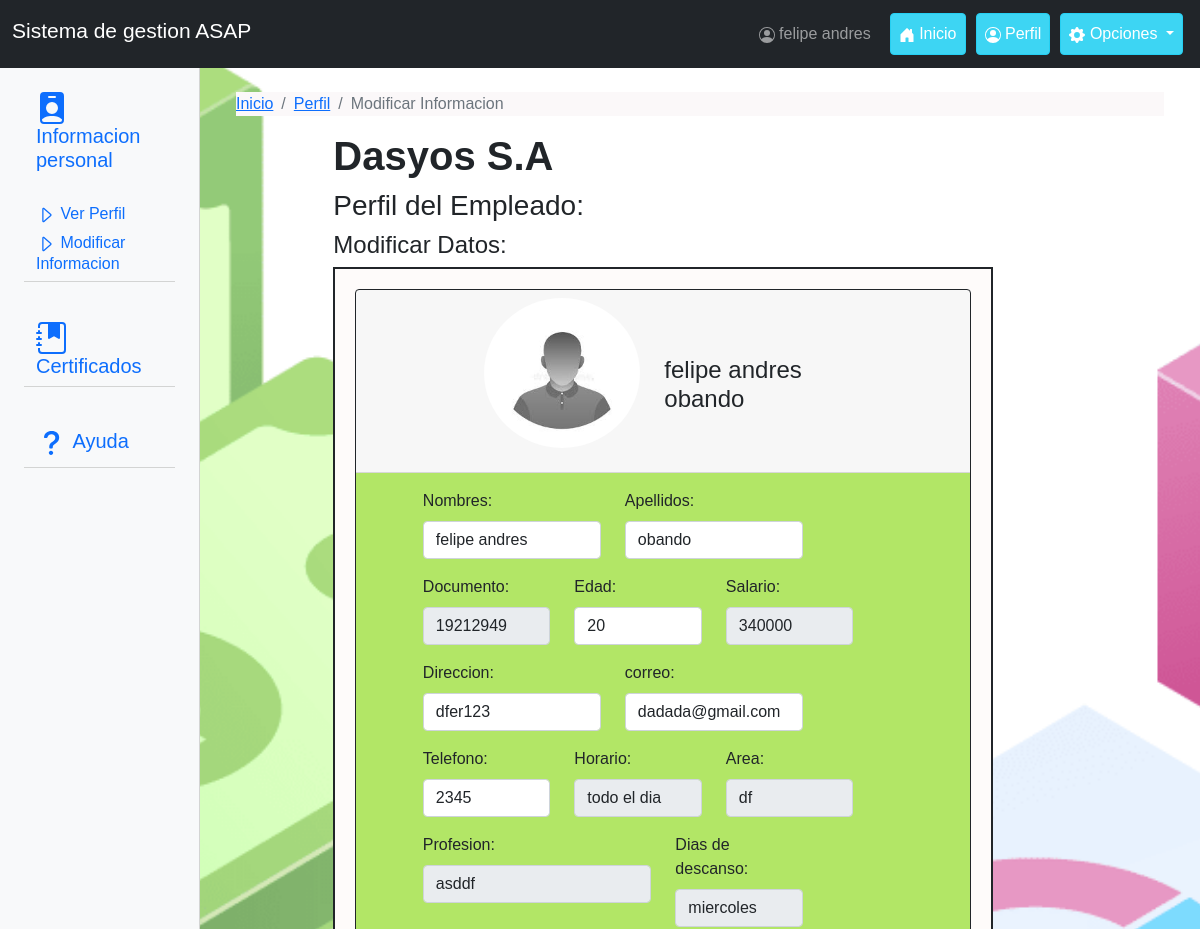
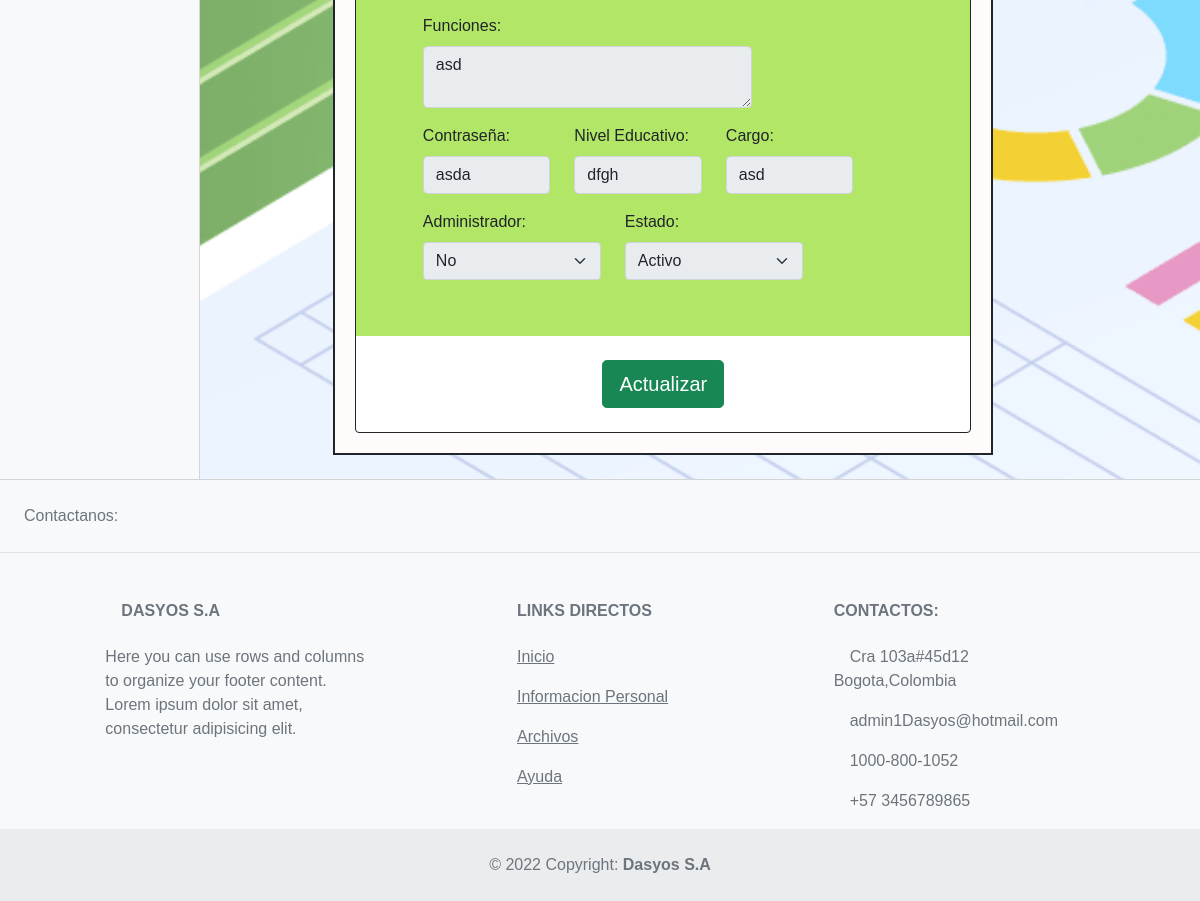
Screenshot of /usuario/Vista/perfil_mod.php (signed in) with the database file from the repository (2 pictures, top to bottom).
### tables this page shows
CREATE TABLE `empleado` (
  `id_empleado` int(11) NOT NULL AUTO_INCREMENT,
  `Nombre_emp` varchar(30) NOT NULL,
  `Apellido_emp` varchar(30) NOT NULL,
  `Documento_emp` varchar(15) NOT NULL,
  `Edad_emp` int(11) NOT NULL,
  `Salario_emp` int(11) NOT NULL,
  `Direccion_emp` varchar(30) NOT NULL,
  `Correo_emp` varchar(30) NOT NULL,
  `Telefono_emp` varchar(15) NOT NULL,
  `Horario_emp` varchar(20) NOT NULL,
  `Estado_emp` enum('activo','inactivo') NOT NULL,
  `Cargo_emp` varchar(40) NOT NULL,
  `Area_emp` varchar(20) NOT NULL,
  `Funciones_emp` text NOT NULL,
  `Profesion_emp` text NOT NULL,
  `Diasdes_emp` varchar(30) NOT NULL,
  `Contraseña_usuario` varchar(20) NOT NULL,
  `NivelEducativo_emp` varchar(50) NOT NULL,
  `FechaAfiliacion_emp` date NOT NULL,
  `Admin` enum('si','no') NOT NULL,
  PRIMARY KEY (`id_empleado`),
  UNIQUE KEY `Documento_emp` (`Documento_emp`)
);

### usuario/Vista/perfil_mod.php (the view, shortened to what this page needs)
<?php
$objCon = Conexion();
$sql = "select * from empleado where Documento_emp='$_SESSION[user]'";
$res = $objCon->query($sql);
$emp = $res->fetch_object();
?>
<!DOCTYPE html>
<html lang="es">
<head>
	<link href="../../css/Estilos.css" rel="stylesheet" type="text/css">
	<link href="https://cdn.jsdelivr.net/npm/bootstrap@5.1.3/dist/css/bootstrap.min.css" rel="stylesheet">
</head>
<body>
	<header>
		<nav class="navbar navbar-expand-lg navbar-dark static-top bg-dark">
			<div class="container-fluid">
				<div class="navbar-header">
					<a id="Barra" href="index.php" class="navbar-brand me-auto">
						<h4><small>Sistema de gestion ASAP</small></h4>
					</a>
				</div>
				<div class="collapse navbar-collapse justify-content-end" id="navbr">
					<ul class="nav navbar-nav">
						<li class="nav-item">
							<a href="perfil.php" class="btn btn-default boton nav-link">
								<span>
								</span>
								<?php echo $emp->Nombre_emp ?>
							</a>
						</li>
						<li class="nav-item">
							<a href="index.php" class="btn btn-info boton nav-link active">
								<span>
								</span>
								Inicio
							</a>
						</li>
						<li class="nav-item">
							<a href="perfil.php" class="btn btn-info boton nav-link active">
								<span>
								</span>
								Perfil
							</a>
						</li>
						<li class="nav-item dropdown">
							<a href="#" class="btn btn-info boton nav-link dropdown-toggle active" data-bs-toggle="dropdown">
								<span>
								</span>
								Opciones
							</a>
						</li>
					</ul>
				</div>
			</div>
		</nav>
	</header>
	<section class="container-fluid bg-light">
		<div class="main row">
			<aside class="col-xs-12 col-sm-2 col-md-3 col-lg-3 col-xl-2" style="border-right:1px solid #D3D4D3">
				<div class="container-fluid">
					<div class="row">
						<div class="mb-3 d-none d-md-block" style="border-bottom:1px solid #D3D4D3">
							<br />
							<a href="#seccion" class="links" style="padding:0px;" data-bs-toggle="collapse">
								<h5>
									<span>
									</span>
									Informacion personal
								</h5>
							</a>
							<div class="collapse show" id="seccion">
								<br />
								<div class="card card-body bg-light" style="border:0px;padding:0px;">
									<h6><a href="perfil.php" class="links">
											<span>
												<svg xmlns="http://www.w3.org/2000/svg" width="20" height="20" fill="currentColor" class="bi bi-caret-right" viewBox="0 0 16 16">
													<path d="M6 12.796V3.204L11.481 8 6 12.796zm.659.753 5.48-4.796a1 1 0 0 0 0-1.506L6.66 2.451C6.011 1.885 5 2.345 5 3.204v9.592a1 1 0 0 0 1.659.753z" />
												</svg>
											</span>
											Ver Perfil
										</a></h6>
									<h6><a href="perfil_mod.php" class="links">
											<span>
												<svg xmlns="http://www.w3.org/2000/svg" width="20" height="20" fill="currentColor" class="bi bi-caret-right" viewBox="0 0 16 16">
													<path d="M6 12.796V3.204L11.481 8 6 12.796zm.659.753 5.48-4.796a1 1 0 0 0 0-1.506L6.66 2.451C6.011 1.885 5 2.345 5 3.204v9.592a1 1 0 0 0 1.659.753z" />
												</svg>
											</span>
											Modificar Informacion
										</a></h6>
								</div>
							</div>
						</div>
						<div class="mb-3 d-none d-md-block" style="border-bottom:1px solid #D3D4D3">
							<br />
							<a href="#seccion2" class="links" style="padding:0px;" data-bs-toggle="collapse">
								<h5>
									Certificados
								</h5>
							</a>
						</div>
						<div class="mb-3 d-none d-md-block" style="border-bottom:1px solid #D3D4D3">
							<br />
							<a href="#seccion3" class="links" style="padding:0px;" data-bs-toggle="collapse">
								<h5>
									<span>
									</span>
									Ayuda
								</h5>
							</a>
						</div>
						<div class="d-none d-sm-block">
							<br /><br /><br /><br /><br /><br /><br /><br /><br />
						</div>
						<br />
					</div>
				</div>
			</aside>
			<article class="col-xs-12 col-sm-10 col-md-9 col-lg-9 col-xl-10" id="fondoCentral">
				<div class="container-fluid">
					<br />
					<nav style="background:#FBF8F9;" aria-label="breadcrumb">
						<ol class="breadcrumb">
							<li class="breadcrumb-item"><a href="index.php">Inicio</a></li>
							<li class="breadcrumb-item"><a href="perfil.php">Perfil</a></li>
							<li class="breadcrumb-item active" aria-current="page">Modificar Informacion</li>
						</ol>
					</nav>
					<div class="container">
						<h1 class="offset-xl-1" id="h1Inicio"><strong>Dasyos S.A </strong></h1>
						<h3 class="offset-xl-1">Perfil del Empleado:</h3>
						<h4 class="offset-xl-1">Modificar Datos:</h4>
						<form action="../Controlador/editar.php" class="col-xl-9 offset-xl-1" method="POST" style="background:#FEFBFA;border:2px solid;">
							<fieldset>
								<div class="card" style="border:1px solid">
									<div class="card-header">
										<div class="row mb-3 justify-content-center">
											<img src="../../img/usuario.jpg" class="rounded-circle img-fluid col-sm-4" style="width:180px;height:150px;">
											<h4 class="col-sm-4"><br /> <br />
												<?php
												echo $emp->Nombre_emp . " " . $emp->Apellido_emp
												?>
											</h4>
										</div>
									</div>
									<div class="card-body" style="background:#B2E666;">
										<div class="row mb-3">
											<div class="col-xs-12 col-sm-6 col-lg-5 offset-lg-1 col-xl-4">
												<label for="nombre" class="form-label">Nombres:</label>
												<input class="form-control" type="text" name="nombre" value="<?php echo $emp->Nombre_emp ?>" required autocomplete="off">
											</div>
											<div class="col-xs-12 col-sm-6 col-lg-5 col-xl-4">
												<label for="apellido" class="form-label">Apellidos:</label>
												<input class="form-control" type="text" name="apellido" value="<?php echo $emp->Apellido_emp ?>" required autocomplete="off">
											</div>
										</div>
										<div class="row mb-3">
											<div class="col-xs-12 col-sm-4 col-lg-4 offset-lg-1 col-xl-3">
												<label for="documento" class="form-label">Documento:</label>
												<input class="form-control" type="text" value="<?php echo $emp->Documento_emp ?>" required autocomplete="off" disabled>
											</div>
											<div class="col-xs-12 col-sm-4 col-lg-3 col-xl-3">
												<label for="edad" class="form-label">Edad:</label>
												<input class="form-control" type="number" name="edad" value="<?php echo $emp->Edad_emp ?>" required autocomplete="off">
											</div>
											<div class="col-xs-12 col-sm-4 col-lg-3 col-xl-3">
												<label for="Salario" class="form-label">Salario:</label>
												<input class="form-control" type="number" value="<?php echo $emp->Salario_emp ?>" disabled>
											</div>
										</div>
										<div class="row mb-3">
											<div class="col-xs-12 col-sm-6 col-lg-5 offset-lg-1 col-xl-4">
												<label for="direccion" class="form-label">Direccion:</label>
												<input class="form-control" type="text" name="direccion" value="<?php echo $emp->Direccion_emp ?>" required autocomplete="off">
											</div>
											<div class="col-xs-12 col-sm-6 col-lg-5 col-xl-4">
												<label for="correo" class="form-label">correo:</label>
												<input class="form-control" type="email" name="correo" value="<?php echo $emp->Correo_emp ?>" required autocomplete="off">
											</div>
										</div>
										<div class="row mb-3">
											<div class="col-xs-12 col-sm-6 col-lg-4 offset-lg-2 col-xl-3 offset-xl-1">
												<label for="telefono" class="form-label">Telefono:</label>
												<input class="form-control" type="text" name="telefono" value="<?php echo $emp->Telefono_emp ?>" required autocomplete="off">
											</div>
											<div class="col-xs-12 col-sm-6 col-lg-4 col-xl-3">
												<label for="Horario" class="form-label">Horario:</label>
												<input class="form-control" type="text" value="<?php echo $emp->Horario_emp ?>" disabled>
											</div>
											<div class="col-xs-12 col-sm-6 col-lg-5 col-xl-3">
												<label for="Area" class="form-label">Area:</label>
												<input class="form-control" type="text" value="<?php echo $emp->Area_emp ?>" disabled>
											</div>
										</div>
										<div class="row mb-3">
											<div class="col-xs-12 col-sm-6 col-lg-5 offset-lg-1 col-xl-5">
												<label for="Profesion" class="form-label">Profesion:</label>
												<input class="form-control" type="text" value="<?php echo $emp->Profesion_emp ?>" disabled>
											</div>
											<div class="col-xs-12 col-sm-6 col-lg-5 col-xl-3">
												<label for="Dias_descanso" class="form-label">Dias de descanso:</label>
												<input class="form-control" type="text" value="<?php echo $emp->Diasdes_emp ?>" disabled>
											</div>
										</div>
										<div class="row mb-3">
											<div class="col-xs-12 col-sm-6 col-lg-5 offset-lg-1 col-xl-7">
												<label for="Funciones" class="form-label">Funciones:</label>
												<textarea class="form-control" disabled><?php echo $emp->Funciones_emp ?>
						    </textarea>
											</div>
										</div>
										<div class="row mb-3">
											<div class="col-xs-12 col-sm-6 col-lg-5 offset-lg-1 col-xl-3">
												<label for="Contraseña" class="form-label">Contraseña:</label>
												<input class="form-control" type="text" value="<?php echo $emp->Contraseña_usuario ?>" disabled>
											</div>
											<div class="col-xs-12 col-sm-6 col-lg-5 col-xl-3">
												<label for="Educativo" class="form-label">Nivel Educativo:</label>
												<input class="form-control" type="text" value="<?php echo $emp->NivelEducativo_emp ?>" disabled>
											</div>
											<div class="col-xs-12 col-sm-6 col-lg-5 col-xl-3">
												<label for="Cargo" class="form-label">Cargo:</label>
												<input class="form-control" type="text" value="<?php echo $emp->Cargo_emp ?>" disabled>
											</div>
										</div>
										<div class="row mb-3">
											<div class="col-xs-12 col-sm-6 col-lg-5 offset-lg-1 col-xl-4">
												<label for="Admin1" class="form-label">Administrador:</label>
												<select class="form-select" disabled>
													<?php
													if ($emp->Admin == "si") {
													?>
														<option value="si" selected>Si</option>
													<?php
													} else {
													?>
														<option value="no" selected>No</option>
													<?php
													}
													?>
												</select>
											</div>
											<div class="col-xs-12 col-sm-6 col-lg-6 col-xl-4">
												<label for="Estado" class="form-label">Estado:</label>
												<select class="form-select" disabled>
													<?php
													if ($emp->Estado_emp == "activo") {
													?>
														<option value="activo" selected>Activo</option>
													<?php
													} else {
													?>
														<option value="inactivo" selected>Inactivo</option>
													<?php
													}
													?>
												</select>
											</div>
										</div>
										<br />
									</div>
									<br />
									<center>
										<input type="submit" value="Actualizar" class="btn btn-success btn-lg">
									</center>
									<br />
								</div>
							</fieldset>
						</form>
						<br />
					</div>
			</article>
	</section>
	<footer class="text-center text-lg-start bg-light text-muted col-xs-12" style="border-top:1px solid #D3D4D3;">
		<section class="d-flex justify-content-center justify-content-lg-between p-4 border-bottom">
			<div class="me-5 d-none d-lg-block">
				<span>Contactanos:</span>
			</div>
		</section>
		<section class="">
			<div class="container text-center text-md-start mt-5">
				<div class="row mt-3">
					<div class="col-md-3 col-lg-4 col-xl-3 mx-auto mb-4">
						<h6 class="text-uppercase fw-bold mb-4">
							<i class="fas fa-gem me-3"></i>Dasyos S.A
						</h6>
						<p>
							Here you can use rows and columns to organize your footer content. Lorem ipsum
							dolor sit amet, consectetur adipisicing elit.
						</p>
					</div>
					<div class="col-md-3 col-lg-2 col-xl-2 mx-auto mb-4">
						<h6 class="text-uppercase fw-bold mb-4">
							Links directos
						</h6>
						<p>
							<a href="index.php" class="text-reset">Inicio</a>
						</p>
						<p>
							<a href="perfil.php" class="text-reset">Informacion Personal</a>
						</p>
						<p>
							<a href="archivos.php" class="text-reset">Archivos</a>
						</p>
						<p>
							<a href="manual.php" class="text-reset">Ayuda</a>
						</p>
					</div>
					<div class="col-md-4 col-lg-3 col-xl-3 mx-auto mb-md-0 mb-4">
						<h6 class="text-uppercase fw-bold mb-4">
							Contactos:
						</h6>
						<p>
							<i class="fas fa-home me-3"></i>Cra 103a#45d12 Bogota,Colombia
						</p>
						<p>
							<i class="fas fa-envelope me-3"></i>admin1Dasyos@hotmail.com
						</p>
						<p><i class="fas fa-phone me-3"></i>1000-800-1052</p>
						<p><i class="fas fa-print me-3"></i>+57 3456789865</p>
					</div>
				</div>
			</div>
		</section>
		<div class="text-center p-4" style="background-color: rgba(0, 0, 0, 0.05);">
			© 2022 Copyright:
			<strong>Dasyos S.A</strong>
		</div>
	</footer>
</body>
</html>

### css/Estilos.css (style rules this page uses)
* { font-family:Arial,helvetica,verdana; }
body { background-image:url("../img/Borroso.jpg"); background-size: cover; background-position: center center; background-attachment: fixed; }
body:before { content: ""; position: absolute; height: 20%; width: 20%; background-image:url("../img/Borroso.jpg"); filter:blur(40px); z-index: -1; -webkit-transform: scale(5); -webkit-transform-origin: top left; }
form { padding:20px; }
.boton { margin:5px; }
.links { text-decoration:none; font-family:Arial,helvetica,verdana; }
h1 { font-family:Arial,helvetica,verdana; }
h3 { font-family:Arial,helvetica,verdana; }
h4 { font-family:Arial,helvetica,verdana; }
h5 { font-family:Arial,helvetica,verdana; }
h6 { font-family:Arial,helvetica,verdana; }
#h1Inicio { font-family:Cursive; }
#fondoCentral { background-image:url("../img/fondo1.jpg"); background-size: cover; background-position: center center; background-attachment: fixed; }

### rows the page displays
empleado: Nombre_emp "felipe andres", Apellido_emp "obando", nombre "felipe andres", apellido "obando", Documento_emp "19212949", edad "20", Salario_emp "340000", direccion "dfer123", correo "dadada@gmail.com", telefono "2345", Horario_emp "todo el dia", Area_emp "df", Profesion_emp "asddf", Diasdes_emp "miercoles", Funciones_emp "asd", Contraseña_usuario "asda", NivelEducativo_emp "dfgh", Cargo_emp "asd", Admin "No", Estado_emp "Activo"
